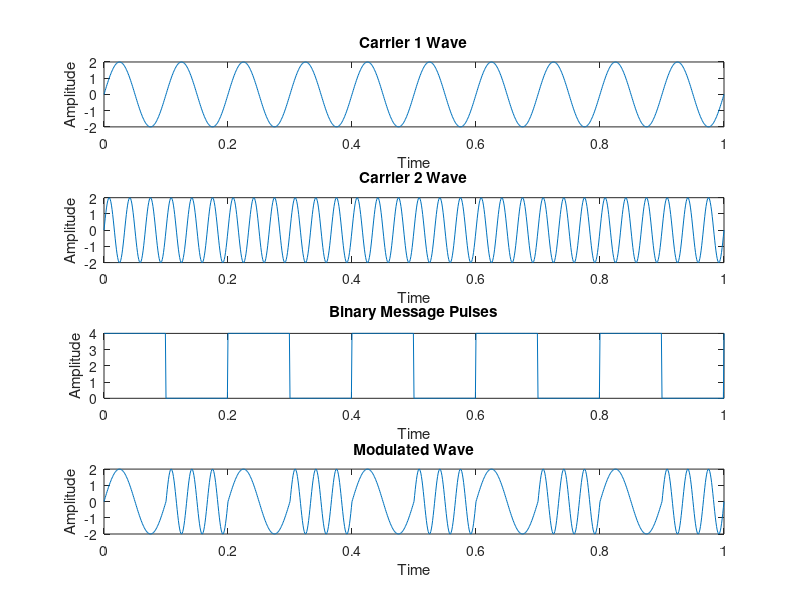

Here is the MATLAB script that generated this plot:
clc;
close all;
clear all;
fc1= 10;%freq of 1st Sine Wave carrier
fc2=30; %freq of 2nd Sine Wave carrier
fp= 5; %freq of Periodic Binary pulse 
amp=4; %amplitude (For Both Carrier & Binary Pulse Message
amp=amp/2;
t=0:0.001:1; % For setting the sampling interval
c1=amp.*sin(2*pi*fc1*t);% For Generating 1st Carrier Sine wave
c2=amp.*sin(2*pi*fc2*t);% For Generating 2nd Carrier Sine wave
subplot(4,1,1); %For Plotting The Carrier wave
plot(t,c1);
xlabel('Time');
ylabel('Amplitude');
title('Carrier 1 Wave');
subplot(4,1,2); %For Plotting The Carrier wave
plot(t,c2);
xlabel('Time');
ylabel('Amplitude');
title('Carrier 2 Wave');
m=amp.*square(2*pi*fp*t)+amp;%For Generating Square wave message
subplot(4,1,3); %For Plotting The Square Binary Pulse (Message)
plot(t,m);
xlabel('Time');
ylabel('Amplitude');
title('Binary Message Pulses');
for i=0:1000 %here we are generating the modulated wave
    if m(i+1)==0
        mm(i+1)=c2(i+1);
        else
        mm(i+1)=c1(i+1);
    end
end
subplot(4,1,4); %For Plotting The Modulated wave
plot(t,mm);
xlabel('Time');
ylabel('Amplitude');
title('Modulated Wave');
